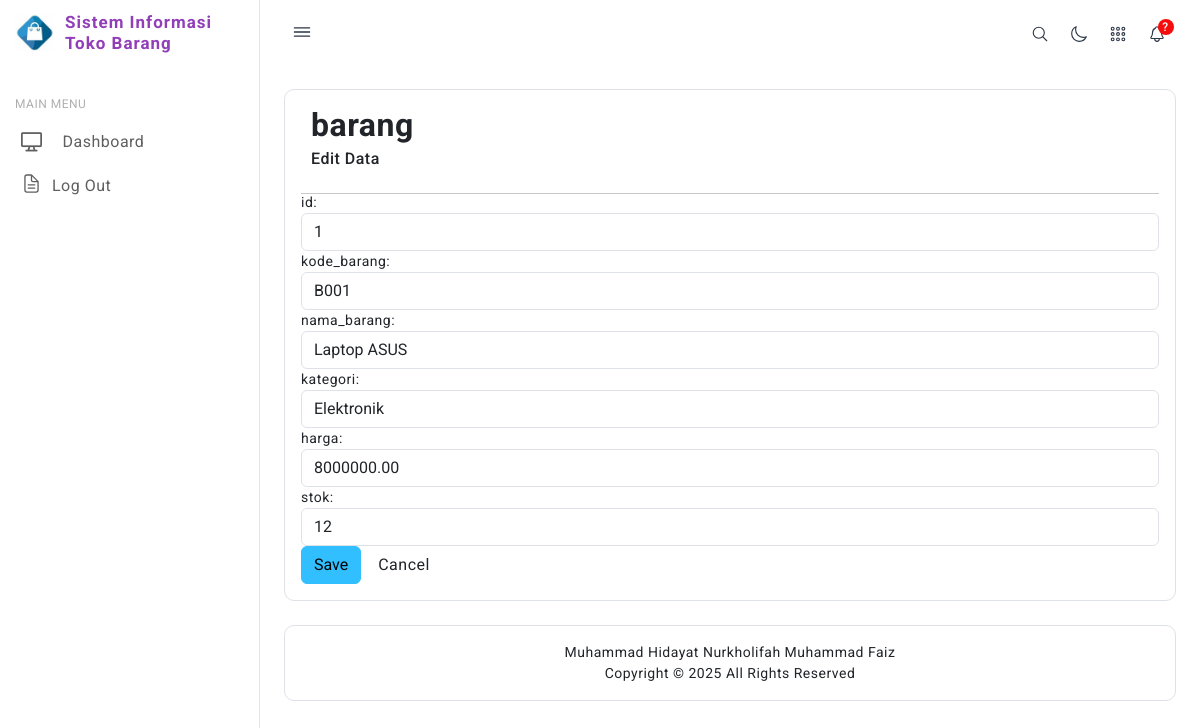
Page /barang/edit.php?id=1 on the earlier database version.
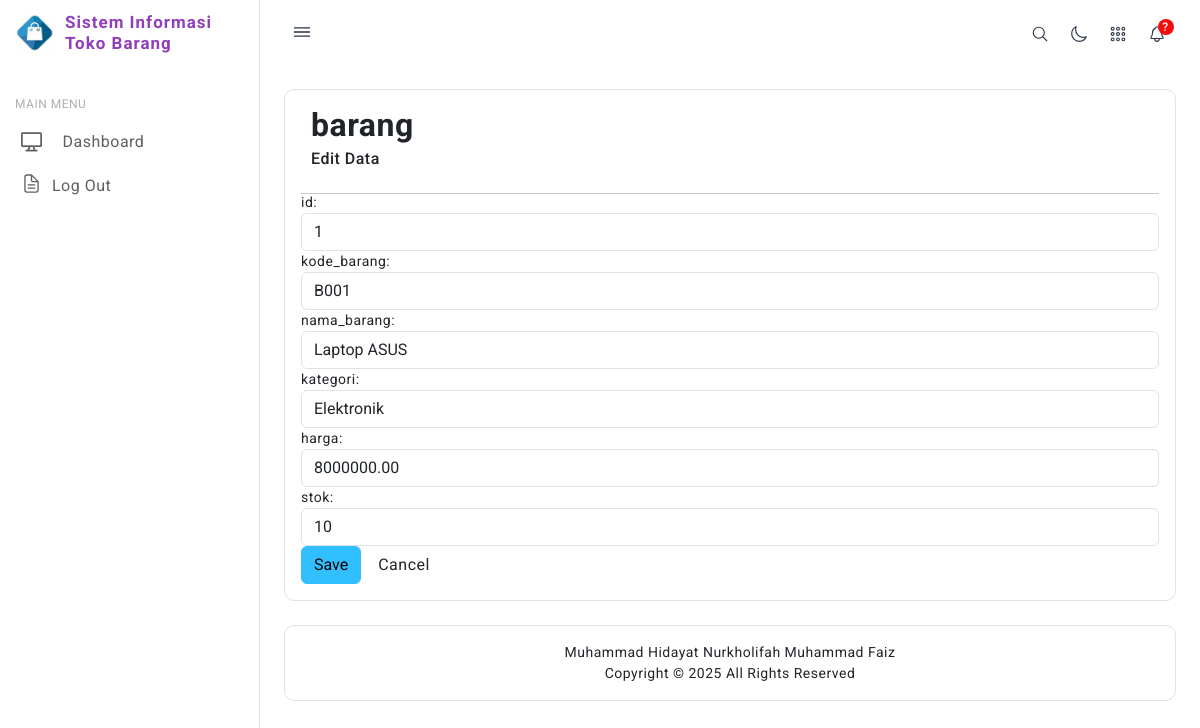
Same page on the later database version.
### tables this page shows
CREATE TABLE `barang` (
  `id` int NOT NULL,
  `kode_barang` varchar(20) NOT NULL,
  `nama_barang` varchar(100) NOT NULL,
  `kategori` varchar(50) DEFAULT NULL,
  `harga` decimal(10,2) NOT NULL,
  `stok` int NOT NULL,
  `foto` varchar(100) DEFAULT NULL
);

### db/database.php (called while the page is built, shortened)
<?php
class Database {
    private $pdo;
    public function __construct() {
        $dotenv = Dotenv\Dotenv::createImmutable(__DIR__ . "/..");
        $host = $_ENV["DB_HOST"];
        $dbname = $_ENV["DB_DATABASE"];
        $username = $_ENV["DB_USERNAME"];
        $password = $_ENV["DB_PASSWORD"];
        $charset = $_ENV["DB_CHARSET"];
    }
    private function connect($host, $dbname, $username, $password, $charset) {
        try {
            $this->pdo = new PDO("mysql:host={$host};dbname={$dbname};charset={$charset}", $username, $password);
            $this->pdo->setAttribute(PDO::ATTR_ERRMODE, PDO::ERRMODE_EXCEPTION);
        } catch (PDOException $e) {
            die("Database connection failed: " . $e->getMessage());
        }
    }
    public function executeQuery($sql, $params = []) {
        try {
            $stmt = $this->pdo->prepare($sql);
            if ($stmt) {
                $stmt->execute($params);
                return $stmt;
            } else {
                die("Error in query: " . print_r($this->pdo->errorInfo(), true));
            }
        } catch (PDOException $e) {
            die("Database error: " . $e->getMessage());
        }
    }
}

### controllers/Barang.php (called while the page is built, shortened)
<?php
include_once('../models/BarangModel.php');
class BarangController
{
    private $model;
    public function __construct()
    {
        $this->model = new BarangModel();
    }
    public function getBarang($id)
    {
        return $this->model->getBarang($id);
    }
}

### models/BarangModel.php (called while the page is built, shortened)
<?php
include_once('../db/database.php');
class BarangModel
{
    private $db;
    public function __construct()
    {
        $this->db = new Database();
    }
    public function getBarang($id)
    {
        $sql = "SELECT * FROM barang WHERE id = :id";
        $params = [":id" => $id];
        return $this->db->executeQuery($sql, $params)->fetchAll(PDO::FETCH_ASSOC);
    }
}

### barang/edit.php (the view, shortened to what this page needs)
<?php
include("../controllers/Barang.php");
include("../lib/functions.php");
$obj = new BarangController();
if(isset($_GET["id"])){
    $id=$_GET["id"];
}
$rows = $obj->getBarang($id);
?>
        <div class="header icon-and-heading">
        <h2><strong>barang</strong> <small>Edit Data</small> </h2>
        </div>
        <hr style="margin-bottom:-2px;"/>
        <form name="formEdit" method="POST" action="">
            <?php foreach ($rows as $row): ?>
                    <div class="form-group">
                        <label>id:</label>
                        <input type="text" class="form-control" id="id" name="id"
                            value="<?php echo $row['id']; ?>" readonly/>
                    </div>
                    <div class="form-group">
                        <label>kode_barang:</label>
                        <input type="text" class="form-control" id="kode_barang" name="kode_barang"
                            value="<?php echo $row['kode_barang']; ?>" />
                    </div>
                    <div class="form-group">
                        <label>nama_barang:</label>
                        <input type="text" class="form-control" id="nama_barang" name="nama_barang"
                            value="<?php echo $row['nama_barang']; ?>" />
                    </div>
                    <div class="form-group">
                        <label>kategori:</label>
                        <input type="text" class="form-control" id="kategori" name="kategori"
                            value="<?php echo $row['kategori']; ?>" />
                    </div>
                    <div class="form-group">
                        <label>harga:</label>
                        <input type="text" class="form-control" id="harga" name="harga"
                            value="<?php echo $row['harga']; ?>" />
                    </div>
                    <div class="form-group">
                        <label>stok:</label>
                        <input type="text" class="form-control" id="stok" name="stok"
                            value="<?php echo $row['stok']; ?>" />
                    </div>
            <?php endforeach; ?>
            <button class="save btn btn-large btn-info" type="submit">Save</button>
            <a href="../barang/index.php" class="btn btn-large btn-default">Cancel</a>
            </form>
</body>
</html>

Differences in the rows shown:
changed barang "Laptop ASUS": stok "12" → "10"
